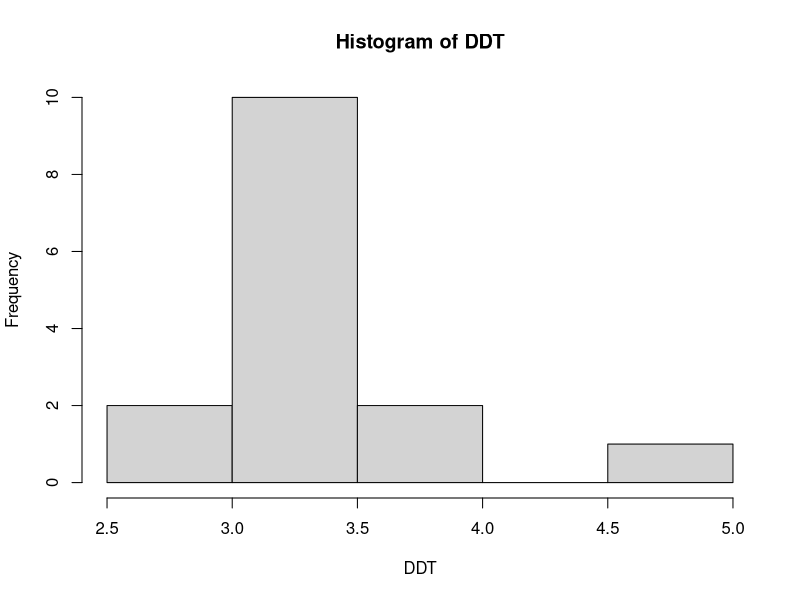

Write R code to recreate this figure.
## ---- chunk 1
FRA <- 5.2
FRA + 5
## ---- chunk 2
n <- c(1,2,3,4,5,6,7)
fib <- c(1, 1, 2, 3, 5, 8, 13, 21)
mean(fib)
## ---- chunk 3
library(MASS)
help(package = "MASS")
## ---- chunk 4
data()
help(UScrime)
## ---- chunk 5
help(DDT)
## ---- chunk 6
DDT.CI <- c(
            mean(DDT)-2*sd(DDT)/sqrt(length(DDT)),
            mean(DDT)+2*sd(DDT)/sqrt(length(DDT))
            )
DDT.CI
## ---- chunk 7
hist(DDT)
